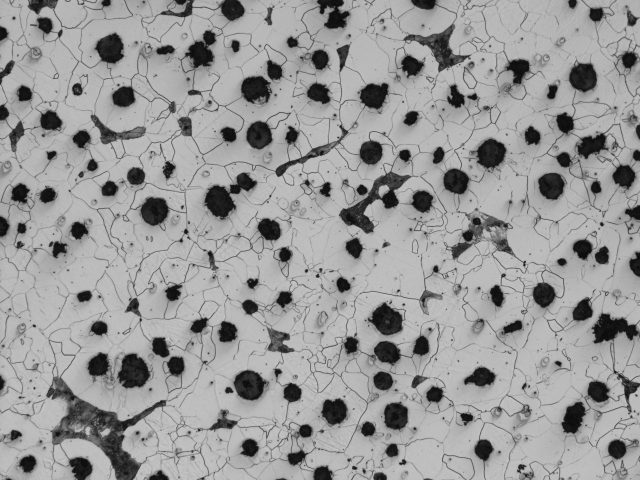
#> input picture Sample_A.JPG, 1280 x 960 px (shown at 1/2 size); its folder holds only this picture in this run
$ python PerliteRatio_and_Nodularity.py
#> lines starting #> are read from the running program, lines starting #| are printed output that depends on the picture; after the words box and inside, x2 and y2 are one past the last pixel; in counts of white or black regions, pixels touching at a corner belong together
# coding: utf-8
import cv2
import tkinter
from tkinter import filedialog
import sys
import io
import math

#環境設定
miniGraSize=15/880 #（認識させる黒鉛最小サイズ）/（画像の幅）　これより小さい粒は評価に用いない
maxGraSize=60/880 #（認識させる黒鉛最大サイズ）/（画像の幅）　初期状態において、これより大きい粒はパーライトと認識させる
Width=640#画像処理および出力時の画像の幅
Height=0#画像処理および出力時の画像の高さの初期値（プログラム中で元画像の縦横比から計算）
iDir='c:/Data'#画像ファイルが格納されているフォルダ
marumi_ratio = 0.6 #黒鉛球状化率の算出で用いる丸み係数

#マウスの操作があるとき呼ばれる関数
#パーライトをクリックしたら黒鉛に変換し、黒鉛をクリックしたらパーライトに変換する
def callback(event, x, y, flags, param):
    global contours, contours_p, contours_g

    #マウスの左ボタンがクリックされたとき
    if event == cv2.EVENT_LBUTTONDOWN:
        #print(x, y) #ウィンドウ内の座表示を表示(x=0～639, y=0～479)
        #パーライトがクリックされたか調べ、クリックされたなら黒鉛に変換する
        flag = 0
        for e, cnt in enumerate(contours_p):
            if cv2.pointPolygonTest(cnt, (x, y), False) >= 0:
                contours_g.append(contours_p[e])
                del contours_p[e]
                #print('delete perlite')
                draw_result()
                #ここまでのif文の命令を実行したら、次のfor文は実行しないようflagを立てる
                flag = 1

        #黒鉛がクリックされたか調べ、クリックされたならパーライトに変換する
        if flag == 0:
            for e, cnt in enumerate(contours_g):
                if cv2.pointPolygonTest(cnt, (x, y), False) >= 0:
                    contours_p.append(contours_g[e])
                    del contours_g[e]
                    #print('delete graphite')
                    draw_result()

        #黒鉛とパーライトの個数がマウスクリックで変わったことを確認
        #print(f'Graphite : {len(contours_g)}, Perlite : {len(contours_p)}')


def draw_result():
    global img_color, img_inv_binary, contours, contours_p, contours_g

    #リサイズ後のimg_colorのクローン
    copy_img_color = img_color.copy()

    #輪郭の描画
    cv2.drawContours(copy_img_color, contours_g, -1, (0,0,255), -1)
    cv2.drawContours(copy_img_color, contours_p, -1, (255,255,0), -1)

    #結果の表示
    cv2.imshow('Result', copy_img_color)

    #全体の画素数
    whole_area = copy_img_color.size

    #白部分の画素数
    white_area = cv2.countNonZero(img_inv_binary)

    #黒部分の画素数
    black_area = whole_area - white_area

    #黒鉛の画素数
    graphite_area = 0
    #print(len(contours_g))
    for i in range(len(contours_g)):
        graphite_area += cv2.contourArea(contours_g[i])

    #パーライトの画素数
    perlite_area = 0
    #print(len(contours_p))
    for i in range(len(contours_p)):
        perlite_area += cv2.contourArea(contours_p[i])

    #フェライトの画素数
    ferrite_area = whole_area - perlite_area - graphite_area

    #print(f'Perlite : {perlite_area :.3g}, Graphite : {graphite_area :.3g}, Perlite+Graphite : {perlite_area + graphite_area :.3g}')
    print(f'All : {whole_area :.3g}, Perlite : {perlite_area :.3g}, Graphite : {graphite_area :.3g}, Ferrite : {ferrite_area :.3g}')
    print(f'Perlite area ratio (%) : {100 * perlite_area / (ferrite_area + perlite_area) :.3g}')

    # #黒鉛の面積率
    print(f'Graphite area : {100 * graphite_area / whole_area :.3g} %')

    #黒鉛球状化率の算出
    contours1 = []
    contours1 = select_contours(contours_g, Width, Height, miniGraSize)

    sum_graphite_areas = 0
    sum_graphite_areas_5and6 = 0
    num_graphite1 = num_graphite2 = num_graphite3 = num_graphite4 = num_graphite5 = 0

    for i, cnt in enumerate(contours1):
        graphite_area = cv2.contourArea(cnt)
        sum_graphite_areas += graphite_area
        hull = cv2.convexHull(cnt) # 凸包
        x, y, graphite_radius = get_graphite_length(hull)
        marumi = graphite_area / ((graphite_radius ** 2) * math.pi)

        # ISO法による形状ⅤとⅥの黒鉛判定
        if marumi >= marumi_ratio:
            sum_graphite_areas_5and6 += graphite_area
            #cv2.drawContours(img_color_ISO, contours1, i, (0, 0, 255), -1) #赤色

        # JIS法による形状分類
        if marumi <= 0.2:
            num_graphite1 += 1
            #cv2.drawContours(img_color_JIS, contours1, i, (255, 255, 0), -1) #水色
        if 0.2 < marumi <= 0.4:
            num_graphite2 += 1
            #cv2.drawContours(img_color_JIS, contours1, i, (0, 255, 0), -1) #緑
        if 0.4 < marumi <= 0.7:
            num_graphite3 += 1
            #cv2.drawContours(img_color_JIS, contours1, i, (128, 0, 128), -1) #紫
        if 0.7 < marumi <= 0.8:
            num_graphite4 += 1
            #cv2.drawContours(img_color_JIS, contours1, i, (255, 0, 0), -1) #青
        if 0.8 < marumi:
            num_graphite5 += 1
            #cv2.drawContours(img_color_JIS, contours1, i, (0, 0,255), -1) #赤

    # 球状化率（ISO法）
    nodularity_ISO = sum_graphite_areas_5and6 / sum_graphite_areas * 100
    # 球状化率（JIS法）
    nodularity_JIS = (0.3 * num_graphite2 + 0.7 * num_graphite3 + 0.9 * num_graphite4 + 1.0 * num_graphite5)/ len(contours1) * 100

    print(f'Spheroidal graphite iron castings, ISO: {nodularity_ISO:.2f}%, JIS: {nodularity_JIS:.2f}%')


def select_contours(contours, pic_width, pic_height, min_grainsize):
    contours1 = []
    for e, cnt in enumerate(contours):
        x_rect, y_rect, w_rect, h_rect = cv2.boundingRect(cnt)
        (x_circle, y_circle), radius_circle = cv2.minEnclosingCircle(cnt)
        if int(pic_width * min_grainsize) <= 2 * radius_circle \
            and 0 < int(x_rect) and 0 < int(y_rect) and \
            int(x_rect + w_rect) < pic_width and int(y_rect + h_rect) < pic_height:
            contours1.append(cnt)
    return contours1

def get_graphite_length(hull):
    max_distance = 0
    for i, hull_x in enumerate(hull):
        for j, hull_y in enumerate(hull):
            if j + 1 < len(hull) and i != j + 1:
                dis_x = hull[j+1][0][0] - hull[i][0][0]
                dis_y = hull[j+1][0][1] - hull[i][0][1]
                dis = math.sqrt(dis_x**2 + dis_y**2)
                if dis > max_distance:
                    max_distance = dis
                    x = dis_x * 0.5 + hull[i][0][0]
                    y = dis_y * 0.5 + hull[i][0][1]
    return(x, y, max_distance * 0.5)


#画像ファイル選択
root=tkinter.Tk()
root.withdraw()
fTyp = [("jpg", "*.jpg"), ("BMP", "*.bmp"), ("png", "*.png"), ("tiff", "*.tif")]
fname=filedialog.askopenfilename(filetypes=fTyp,initialdir=iDir)
#> the answer given: Sample_A.JPG

#画像ファイルを選ばなかったときの処理（プログラム終了）
if fname == "":
    sys.exit()

#画像ファイルの読み込み
#カラーとグレースケールで読み込む
img_color= cv2.imread(fname)
#> img_color is the input picture: shape (960, 1280, 3); min 10, max 201, mean 153.2
img_gray = cv2.imread(fname, cv2.IMREAD_GRAYSCALE)
#> img_gray: shape (960, 1280); min 10, max 201, mean 153.2

#画像ファイルのサイズの取得
img_height, img_width = img_gray.shape
#> img_height = 960; img_width = 1280

#画面に表示させる高さの計算
Height=int(Width*img_height/img_width)
#> Height = 480

#読み込んだ画像を幅Width、高さHeightにリサイズ
img_color = cv2.resize(img_color, (Width, Height))
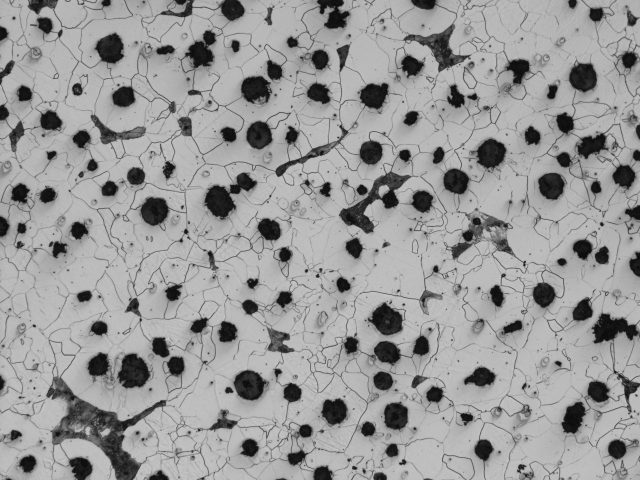
#> img_color: shape (480, 640, 3); min 11, max 199, mean 153.3
cv2.imshow('Original', img_color)

img_gray = cv2.resize(img_gray, (Width, Height))
#> img_gray: shape (480, 640)

#画像のノイズ除去
kernel_size = 3
img_gray  = cv2.blur(img_gray , (kernel_size, kernel_size))

#img_grayを反転二値化してimg_gray_inv_binaryに代入、二値化閾値は大津の二値化を使用
ret, img_inv_binary=cv2.threshold(img_gray,0,255,cv2.THRESH_BINARY_INV+cv2.THRESH_OTSU)
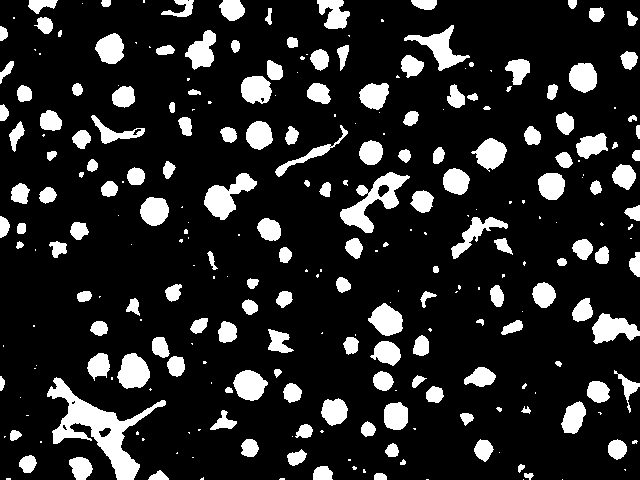
#> img_inv_binary: shape (480, 640); 15.3% white; 272 white regions (109 under 20 px)
#> ret = 110

contours = []
#contours, hier = cv2.findContours(img_inv_binary,cv2.RETR_LIST,cv2.CHAIN_APPROX_SIMPLE)
contours, hier = cv2.findContours(img_inv_binary,cv2.RETR_LIST,cv2.CHAIN_APPROX_NONE)
#> contours = 279 contours, 123 with area under 20; largest, box (x1, y1, x2, y2) and area: (47, 377, 166, 480) 3218, (340, 172, 410, 233) 1464, (204, 173, 257, 220) 1036, (404, 25, 470, 71) 871, (592, 313, 640, 344) 816

contours_p = []
contours_g = []

#最初に定義したminiGraSizeとmaxGraSizeにより、個々のcontourを黒鉛contours_gとパーライトcontours_pに振り分ける
for e, cnt in enumerate(contours):
    (x, y), radius = cv2.minEnclosingCircle(cnt)
    if int(Width * miniGraSize) <= 2 * radius and 2 * radius < int(Width * maxGraSize):
        contours_g.append(cnt)
    if int(Width * maxGraSize) <= 2 * radius:
        contours_p.append(cnt)
#> this loop made 279 passes
#> (x, y, radius) on passes 1, 2, 4: (562, 479, 0.0001), (523, 479, 0.0001), (281.5, 478.5, 2.55)
#> after the loop, contours_g = 134 contours; largest, box (x1, y1, x2, y2) and area: (117, 353, 150, 389) 805, (368, 303, 403, 336) 713, (233, 370, 268, 401) 712, (471, 138, 507, 172) 668, (185, 30, 216, 70) 660; contours_p = 9 contours; largest, box (x1, y1, x2, y2) and area: (47, 377, 166, 480) 3218, (340, 172, 410, 233) 1464, (204, 173, 257, 220) 1036, (404, 25, 470, 71) 871, (592, 313, 640, 344) 816

draw_result()
#> in draw_result, `cv2.drawContours(copy_img_color, contours_p, -1, (255,255,0), -1)`:
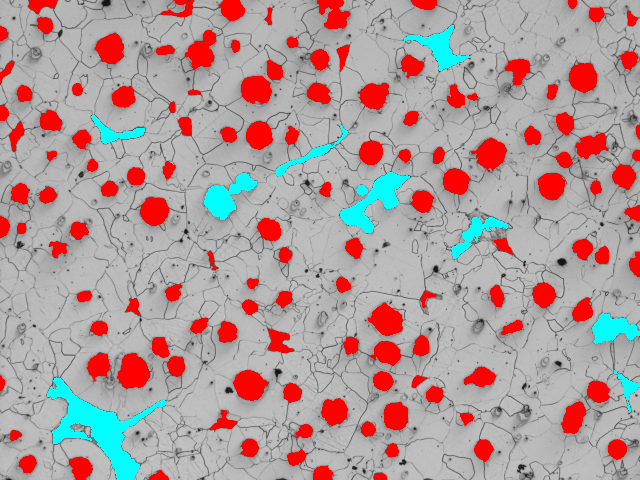
#> copy_img_color: shape (480, 640, 3); mean B, G, R 154.9, 154.9, 176.6
#> in draw_result, `white_area = cv2.countNonZero(img_inv_binary)`: white_area = 47109
#> in draw_result, `black_area = whole_area - white_area`: black_area = 874491
#> the loop in draw_result, `for i in range(len(contours_g)):` made 134 passes
#> graphite_area on passes 1 to 12: 64.5, 167, 374.5, 743, 951, 1139, 1262, 1530.5, 1804, 2030, 2108, 2191.5
#> after the loop in draw_result, `for i in range(len(contours_g)):`: graphite_area = 32569
#> the loop in draw_result, `for i in range(len(contours_p)):` made 9 passes
#> perlite_area on passes 1 to 9: 3218, 3445.5, 4261.5, 4878.5, 5914, 7377.5, 7774, 8212.5, 9083.5
#> after the loop in draw_result, `for i in range(len(contours_p)):`: perlite_area = 9083.5
#> in draw_result, `ferrite_area = whole_area - perlite_area - graphite_area`: ferrite_area = 879947.5
#| All : 9.22e+05, Perlite : 9.08e+03, Graphite : 3.26e+04, Ferrite : 8.8e+05
#| Perlite area ratio (%) : 1.02
#| Graphite area : 3.53 %
#> the loop in select_contours, `for e, cnt in enumerate(contours):` made 134 passes
#> (x_rect, y_rect, w_rect, h_rect, x_circle, y_circle, radius_circle) on passes 1 to 12: (374, 473, 13, 7, 380, 477, 6.32), (148, 470, 21, 10, 158, 478.5, 10.01), (313, 466, 20, 14, 322.5, 475.2, 10.23), (69, 457, 24, 23, 79.3, 467.6, 12.78), (19, 455, 18, 18, 27.9, 463.7, 9.2), (287, 449, 20, 17, 296.8, 456.8, 9.96), (385, 443, 14, 14, 391.9, 450, 7.14), (608, 439, 19, 21, 616.5, 449, 10.01), (474, 439, 20, 23, 482.5, 450, 11.28), (241, 439, 18, 18, 248.7, 447.7, 9.36), (10, 430, 12, 11, 14.99, 435.4, 6.16), (98, 427, 14, 11, 104.7, 431.4, 6.73)
#> (x_rect, y_rect, w_rect, h_rect) on pass 46: (77, 291, 15, 11)
#> the loop in draw_result, `for i, cnt in enumerate(contours1):` made 115 passes
#| Spheroidal graphite iron castings, ISO: 78.72%, JIS: 78.61%

cv2.setMouseCallback('Result',callback)

# 任意のキーまたは「閉じる」ボタンをクリックするとウィンドウを閉じてプログラムを終了する
while True:
    key = cv2.waitKey(100) & 0xff
#> (key Esc is pressed here)
    if key != 255 or cv2.getWindowProperty('Result', cv2.WND_PROP_VISIBLE) !=  1 or cv2.getWindowProperty('Original', cv2.WND_PROP_VISIBLE) !=  1:
        break
cv2.destroyAllWindows()

$ run again, on Sample_B.JPG
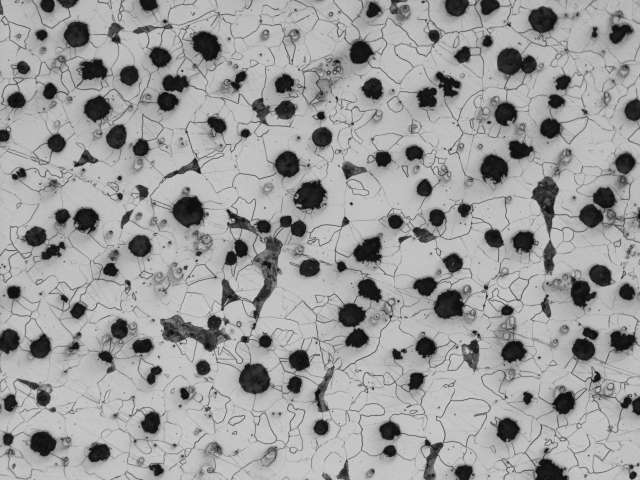
#> input picture Sample_B.JPG, 1280 x 960 px (shown at 1/2 size)
#> img_color is the input picture: shape (960, 1280, 3); min 11, max 207, mean 156.2
#> img_color: shape (480, 640, 3)
#> `ret, img_inv_binary=cv2.threshold(img_gray,0,255,cv2.THRESH_BINARY_INV..`:
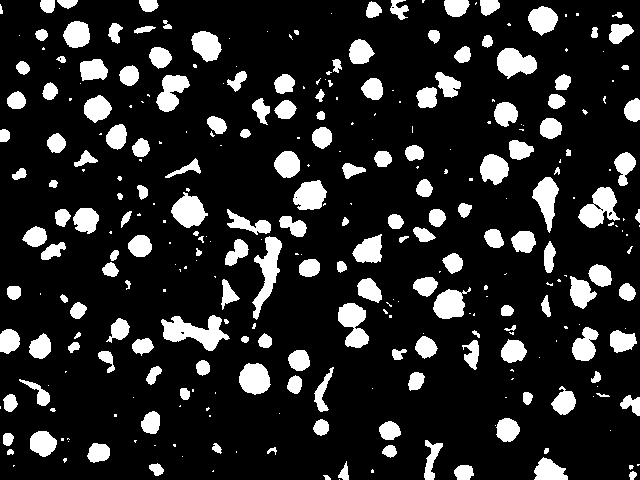
#> img_inv_binary: shape (480, 640); 15.5% white; 317 white regions (144 under 20 px)
#> ret = 113
#> contours = 325 contours, 163 with area under 20; largest, box (x1, y1, x2, y2) and area: (161, 315, 230, 351) 1152, (252, 236, 282, 320) 930, (578, 187, 620, 228) 913, (338, 303, 369, 348) 814, (171, 192, 208, 228) 776
#> the loop `for e, cnt in enumerate(contours):` made 325 passes
#> (x, y, radius) on passes 1 to 3: (339, 479, 0.0001), (326.5, 477, 4.03), (632.3, 475.3, 4.36)
#> after the loop `for e, cnt in enumerate(contours):`: contours_g = 142 contours, 1 with area under 20; largest, box (x1, y1, x2, y2) and area: (171, 192, 208, 228) 776, (497, 48, 537, 79) 769, (239, 363, 271, 395) 730, (433, 287, 471, 319) 698, (293, 180, 327, 210) 696; contours_p = 7 contours; box (x1, y1, x2, y2) and area: (161, 315, 230, 351) 1152, (252, 236, 282, 320) 930, (578, 187, 620, 228) 913, (338, 303, 369, 348) 814, (532, 177, 559, 233) 710, (227, 209, 271, 235) 417, (314, 367, 334, 412) 273
#> in draw_result, `cv2.drawContours(copy_img_color, contours_p, -1, (255,255,0), -1)`:
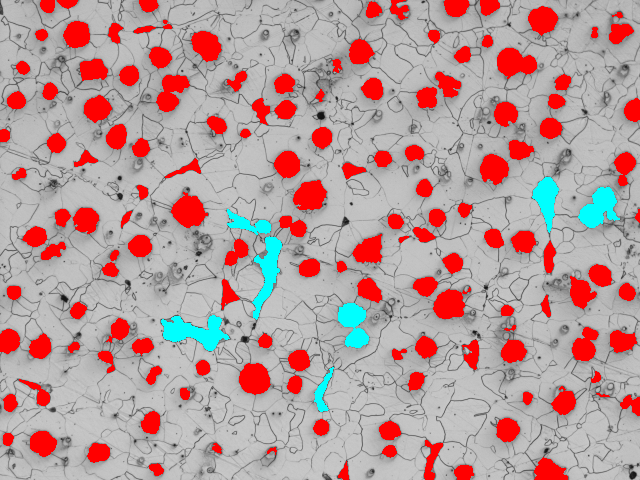
#> copy_img_color: shape (480, 640, 3); mean B, G, R 154.3, 154.3, 183.1
#> white_area = 47766
#> black_area = 873834
#> the loop in draw_result, `for i in range(len(contours_g)):` made 142 passes
#> graphite_area on passes 1 to 8: 215.5, 324, 414, 897, 921.5, 1038.5, 1089.5, 1407
#> after the loop in draw_result, `for i in range(len(contours_g)):`: graphite_area = 36322.5
#> the loop in draw_result, `for i in range(len(contours_p)):` made 7 passes
#> perlite_area on passes 1 to 7: 273, 1424.5, 2238.5, 3168, 3585, 4498, 5207.5
#> after the loop in draw_result, `for i in range(len(contours_p)):`: perlite_area = 5207.5
#> ferrite_area = 880070
#| All : 9.22e+05, Perlite : 5.21e+03, Graphite : 3.63e+04, Ferrite : 8.8e+05
#| Perlite area ratio (%) : 0.588
#| Graphite area : 3.94 %
#> the loop in select_contours, `for e, cnt in enumerate(contours):` made 142 passes
#> (x_rect, y_rect, w_rect, h_rect, x_circle, y_circle, radius_circle) on passes 1 to 8: (454, 465, 20, 15, 463.5, 472.4, 9.82), (149, 463, 15, 13, 155.7, 468.6, 7.65), (338, 461, 11, 19, 344.5, 470.3, 9.39), (534, 457, 34, 23, 550.5, 472.9, 17.59), (267, 447, 10, 8, 271.4, 450.5, 5.04), (382, 445, 15, 13, 389, 451.2, 7.22), (212, 443, 10, 11, 217, 448, 5.83), (87, 443, 23, 20, 98.24, 452.7, 11.73)
#> the loop in draw_result, `for i, cnt in enumerate(contours1):` made 127 passes
#| Spheroidal graphite iron castings, ISO: 72.06%, JIS: 77.17%
